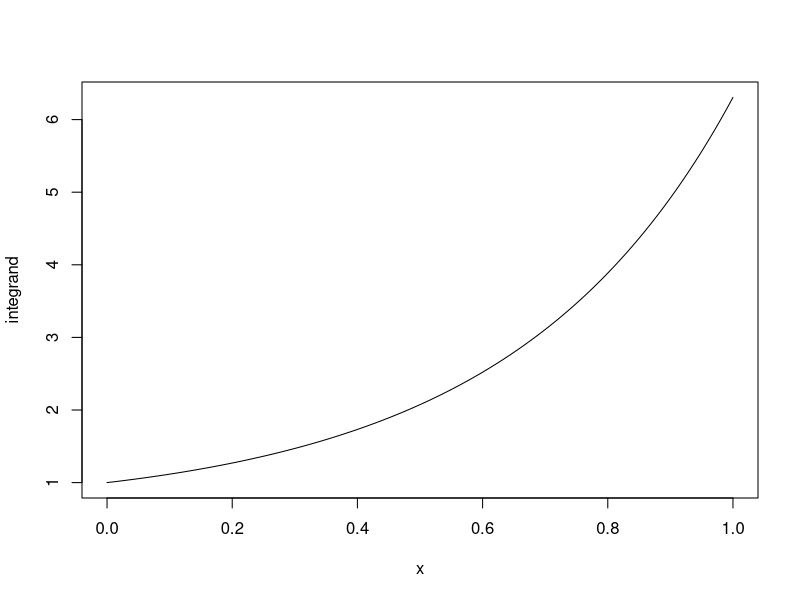
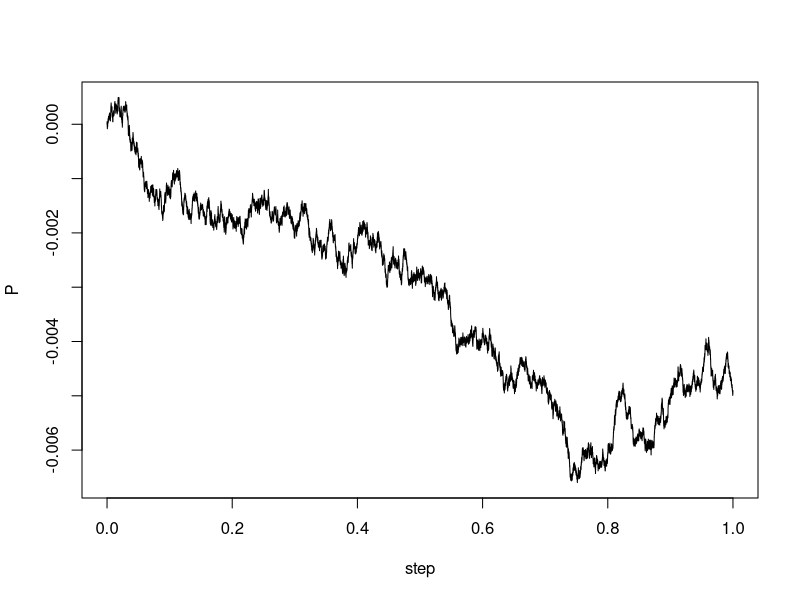

Write the R code that produced these figures, in order.
## ---- chunk 1
#GENERATE FUNCTION 

#First, we generate a function to calculate integral by left-endpoint rule @0@

left_endpoint<- function(vector,delta)
{
  #vector is a vector with length n contain all value of f(xi-1) *-*
  #let's product be a vector contain f(xi-1)*delta(x) for i in 1 to n
  product<-numeric(n)
  for(i in 1:n)
  {
    product[i]<-vector[i]*delta
  }
  sum<-sum(product)
  return(sum)
}

## ---- chunk 2
#CALCULATE EXACT VALUE
integrand<-function(x) {exp(x^2+sin(x))}
plot.function(integrand,0,1)

#so the exact value is:
integrate(integrand,0,1)
ex_value<-2.562582

#USE LEFT-ENDPOINT TO CALCULATE INTEGRAL

#for n=10
n<-10
delta<-1/n
x<-seq(0,1-delta,delta)
vector<-numeric(n)
for(i in 1:n)
{
  vector[i]<-integrand(x[i])
}

estimate1<-left_endpoint(vector,delta)
estimate1
#so the error is *-*
abs(estimate1-ex_value)

#for n=1000
n<-1000
delta<-1/n
x<-seq(0,1-delta,delta)
vector<-numeric(n)
for(i in 1:n)
{
  vector[i]<-integrand(x[i])
}

estimate2<-left_endpoint(vector,delta)
estimate2
#so the error is *-*
abs(estimate2-ex_value)

#for n=100000
n<-100000
delta<-1/n
x<-seq(0,1-delta,delta)
vector<-numeric(n)
for(i in 1:n)
{
  vector[i]<-integrand(x[i])
}

estimate3<-left_endpoint(vector,delta)
estimate3
#so the error is *-*
abs(estimate3-ex_value)


## ---- chunk 3
#First, we need to make a path of Brownian motion in [0,1]
Path_way<- function(n,t)
{
  Path<-c(0,cumsum(rnorm(n,0,t/n)))
  return(Path)
}

P<-Path_way(100000,1)
step<-seq(0,1,length=100001)
plot(step,P, type="l")

#so the estimated bounded region is @-@
delta<-1/100000
left_endpoint(P,delta)

